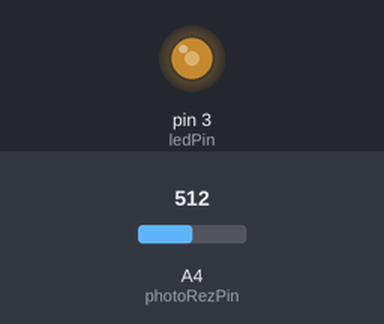
This sketch was run on a simulated Arduino Uno, built with avr-gcc and run on an emulated ATmega328P. Parts: output pins drawn as LEDs (lit = HIGH). The inputs (shaded band) are chosen by the test bench; at power-on: A4 (photoRezPin) = 512.

Above: at 1.2 s.
1.3 s: A4 (photoRezPin) set to 716
At 2.3 s:
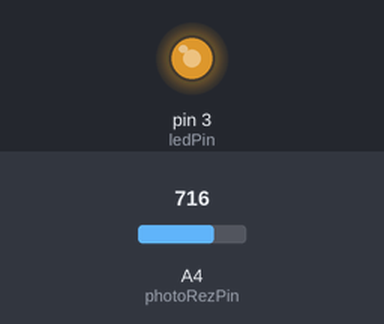
2.8 s: A4 (photoRezPin) set to 900
At 3.4 s:
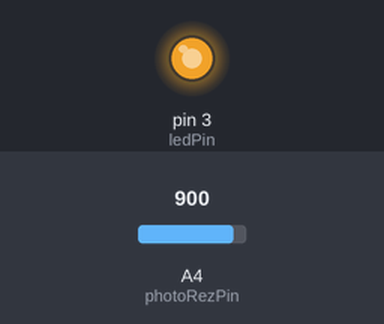
4.3 s: A4 (photoRezPin) set to 122
At 4.6 s:
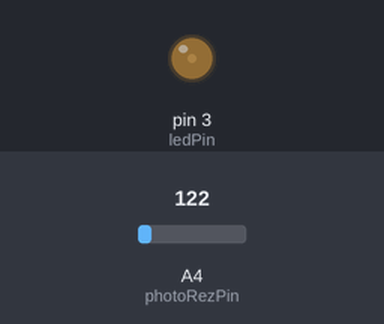
5.8 s: A4 (photoRezPin) set to 0
At 6.9 s:
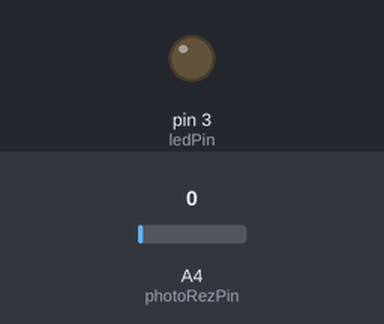
7.3 s: A4 (photoRezPin) set to 511
At 8.1 s:
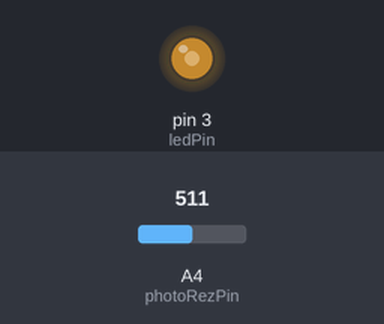
Timing chart, 0 to 9.8 s (numbered marks = the images above; inputs shaded):
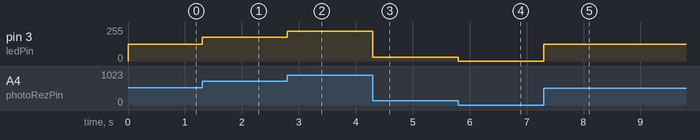

The sketch:

Photorezistor_Led.ino
```cpp
int ledPin = 3;
int photoRezPin = A4;
int delayTime = 500;
int brightness = 255;
int photoRezValue;

void setup() {
  Serial.begin(9600);
}

void loop() {
  photoRezValue = analogRead(photoRezPin);  // 0 - light, 1023 - dark
  // Serial.println(photoRezValue);
  brightness = map(photoRezValue, 0, 1023, 0, 255);
  analogWrite(ledPin, brightness);
}
```

Measured:
- after the input at 1.3 s, pin 3 (ledPin): 127/255 → 178/255 at once
- after the input at 2.8 s, pin 3 (ledPin): 178/255 → 224/255 at once
- after the input at 4.3 s, pin 3 (ledPin): 224/255 → 30/255 at once
- after the input at 5.8 s, pin 3 (ledPin): 30/255 → 0/255 at once
- after the input at 7.3 s, pin 3 (ledPin): 0/255 → 127/255 at once
